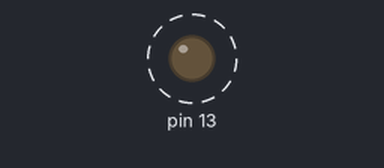
The sketch below on a simulated Arduino Uno, built with avr-gcc and run on an emulated ATmega328P. Parts: output pins drawn as LEDs (lit = HIGH). Dashed ring = blinking.

Above: at 0.2 s.
Timing chart, 0 to 3.0 s (numbered marks = the images above):
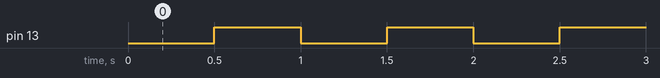

Measured:
- by itself, pin 13: alternates HIGH for 0.50 s and LOW for 0.50 s

The sketch:

PUTAINDETAGRANDMERELAPUTEDESASOEURQUISUCEDESBITESDOURS.ino
```cpp
#include "LED.h"

LED led(13);

void setup() {
  led.on();
}

void loop() {
  led.off();
  delay(500);
  led.on();
  delay(500);
}
```

LED.cpp
```cpp
#include "LED.h"
#include <Arduino.h>

LED::LED(int pin) {
  _pin = pin;
  pinMode(_pin, OUTPUT);
}

void LED::on() {
  digitalWrite(_pin, HIGH);
}

void LED::off() {
  digitalWrite(_pin, LOW);
}
```

LED.h
```cpp
#ifndef LED_H
#define LED_H

class LED {
public:
  LED(int pin);
  void on();
  void off();
private:
  int _pin;
};

#endif
```
